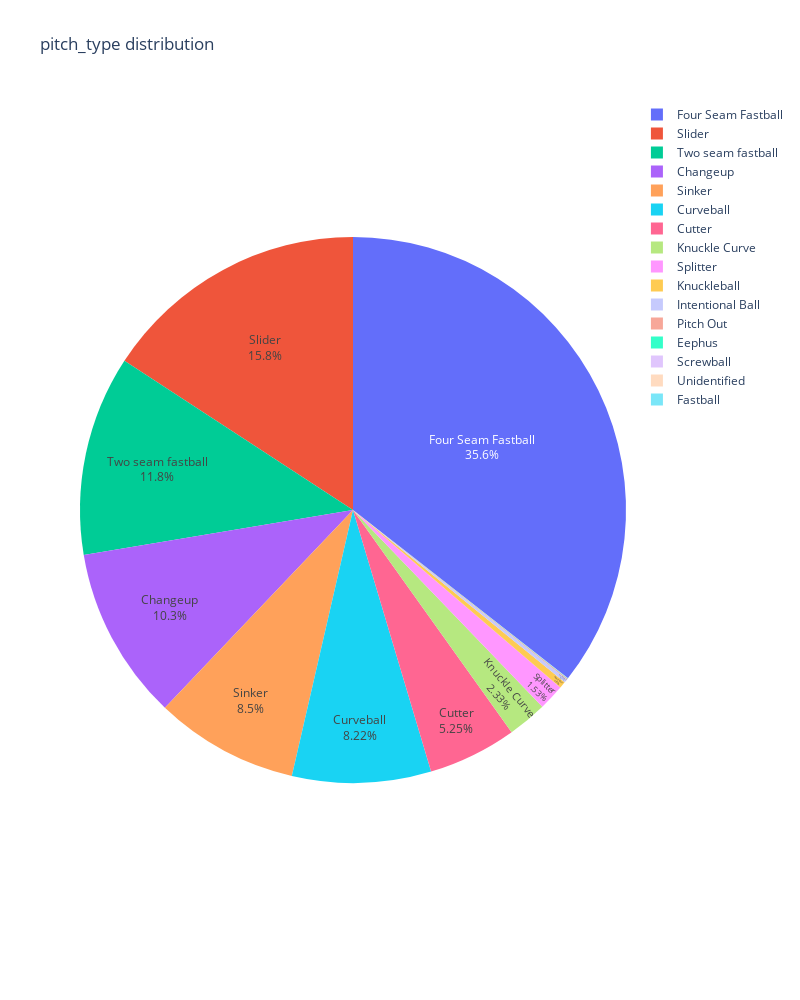

Write notebook code for a chart like this one.
### Code cell
fig_pitch_type = px.pie(pitch_type_df, values=pitch_type_df.values, names=pitch_type_df.index ,title='pitch_type distribution',width=800, height=1000)
fig_pitch_type.update_traces(textposition='inside', textinfo='percent+label')
fig_pitch_type.show()

### Figure 1 — Plotly figure (JSON) as saved in the notebook; plotly's stock layout.template omitted (floating-point values rounded to 4 significant figures)
{"data": [{"domain": {"x": [0, 1], "y": [0, 1]}, "hoverlabel": {"namelength": 0}, "hovertemplate": "label=%{label}<br>value=%{value}", "labels": ["Four Seam Fastball", "Slider", "Two seam fastball", "Changeup", "Sinker", "Curveball", "Cutter", "Knuckle Curve", "Splitter", "Knuckleball", "Intentional Ball", "Pitch Out", "Eephus", "Screwball", "Unidentified", "Fastball"], "legendgroup": "", "name": "", "showlegend": true, "textinfo": "percent+label", "textposition": "inside", "type": "pie", "values": [1014877, 450578, 337983, 292789, 242504, 234391, 149756, 66484, 43705, 11260, 6197, 1438, 815, 113, 57, 9]}], "layout": {"height": 1000, "legend": {"tracegroupgap": 0}, "title": {"text": "pitch_type distribution"}, "width": 800}}
